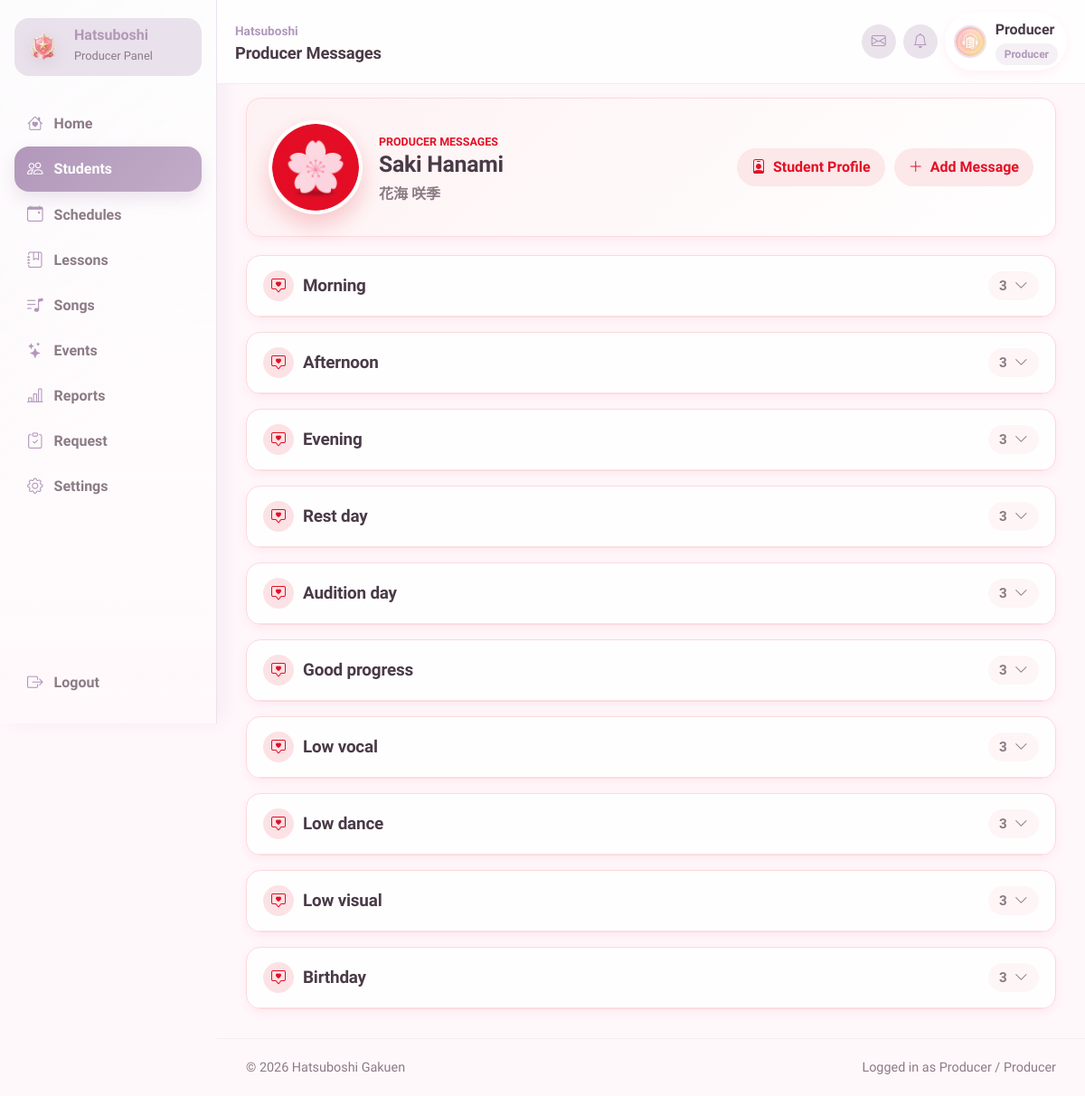
/producer/student_messages.php?student_id=1 (signed in), run on the app's committed database.
### tables this page shows
CREATE TABLE `students` (
  `id` int(11) NOT NULL,
  `user_id` int(11) NOT NULL,
  `name` varchar(100) NOT NULL,
  `name_jp` varchar(100) DEFAULT NULL,
  `birthday` date DEFAULT NULL,
  `zodiac` varchar(30) DEFAULT NULL,
  `blood_type` char(2) DEFAULT NULL,
  `height` int(11) DEFAULT NULL,
  `weight` int(11) DEFAULT NULL,
  `three_size` varchar(20) DEFAULT NULL,
  `hometown` varchar(50) DEFAULT NULL,
  `hobbies` text DEFAULT NULL,
  `special_skill` text DEFAULT NULL,
  `school_year` varchar(20) DEFAULT NULL,
  `rank` varchar(10) GENERATED ALWAYS AS (case when (`vocal` + `dance` + `visual`) * 2.3 >= 35000 then 'S5' when (`vocal` + `dance` + `visual`) * 2.3 >= 26000 then 'S4' when (`vocal` + `dance` + `visual`) * 2.3 >= 23000 then 'SSS+' when (`vocal` + `dance` + `visual`) * 2.3 >= 20000 then 'SSS' when (`vocal` + `dance` + `visual`) * 2.3 >= 16000 then 'SS' when (`vocal` + `dance` + `visual`) * 2.3 >= 14500 then 'S+' when (`vocal` + `dance` + `visual`) * 2.3 >= 13000 then 'S' when (`vocal` + `dance` + `visual`) * 2.3 >= 12000 then 'A+' when (`vocal` + `dance` + `visual`) * 2.3 >= 11000 then 'A' when (`vocal` + `dance` + `visual`) * 2.3 >= 10000 then 'B+' when (`vocal` + `dance` + `visual`) * 2.3 >= 9000 then 'B' when (`vocal` + `dance` + `visual`) * 2.3 >= 7500 then 'C+' when (`vocal` + `dance` + `visual`) * 2.3 >= 6500 then 'C' when (`vocal` + `dance` + `visual`) * 2.3 >= 5000 then 'D' when (`vocal` + `dance` + `visual`) * 2.3 >= 3000 then 'E' else 'Debut' end) STORED,
  `vocal` int(11) NOT NULL DEFAULT 0,
  `dance` int(11) NOT NULL DEFAULT 0,
  `visual` int(11) NOT NULL DEFAULT 0,
  `bio` text DEFAULT NULL,
  `producer_id` int(11) DEFAULT NULL,
  `producer_status` enum('active','removal_pending','released','unassigned') DEFAULT 'unassigned',
  `created_at` datetime NOT NULL DEFAULT current_timestamp(),
  `updated_at` datetime NOT NULL DEFAULT current_timestamp() ON UPDATE current_timestamp()
);

CREATE TABLE `users` (
  `id` int(11) NOT NULL,
  `username` varchar(50) NOT NULL,
  `password` varchar(255) NOT NULL,
  `role` enum('admin','producer','teacher','student') NOT NULL,
  `avatar` varchar(255) DEFAULT NULL,
  `is_active` tinyint(1) NOT NULL DEFAULT 1,
  `created_at` datetime NOT NULL DEFAULT current_timestamp(),
  `updated_at` datetime NOT NULL DEFAULT current_timestamp() ON UPDATE current_timestamp(),
  `last_login` datetime DEFAULT NULL,
  `theme_primary_color` varchar(20) DEFAULT '#FF6B9D',
  `theme_secondary_color` varchar(20) DEFAULT '#FFB3D1'
);

### includes/producer_message_helpers.php (called while the page is built, shortened)
<?php
function producer_message_type_options(): array
{
    return [
        'morning' => 'Morning',
        'afternoon' => 'Afternoon',
        'evening' => 'Evening',
        'rest_day' => 'Rest day',
        'audition_day' => 'Audition day',
        'good_progress' => 'Good progress',
        'low_vocal' => 'Low vocal',
        'low_dance' => 'Low dance',
        'low_visual' => 'Low visual',
        'birthday' => 'Birthday',
    ];
}
function get_producer_messages(PDO $pdo, int $producer_id, ?int $student_id = null): array
{
    $student_sql = $student_id ? 'AND pm.student_id = ?' : '';
    $params = [$producer_id, $producer_id];
    if ($student_id) {
        $params[] = $student_id;
    }
    $stmt = $pdo->prepare(
        'SELECT
            pm.id,
            pm.student_id,
            pm.message_type,
            pm.tone,
            pm.message_text,
            s.name AS student_name,
            s.school_year
         FROM producer_messages pm
         INNER JOIN students s
            ON s.id = pm.student_id
           AND s.producer_id = ?
         WHERE pm.producer_id = ?
           ' . $student_sql . '
         ORDER BY s.school_year, s.name, pm.message_type, pm.id DESC'
    );
    $stmt->execute($params);
    return $stmt->fetchAll();
}

### producer/student_messages.php (the view, shortened to what this page needs)
<?php
require_once '../config/database.php';
require_once '../includes/producer_message_helpers.php';
function e(?string $value): string
{
    return htmlspecialchars($value ?? '', ENT_QUOTES, 'UTF-8');
}
$producer_id = (int) $_SESSION['id'];
$student_id = filter_input(INPUT_GET, 'student_id', FILTER_VALIDATE_INT) ?: 0;
$student_stmt = $pdo->prepare(
    'SELECT
        s.id,
        s.name,
        s.name_jp,
        s.school_year,
        u.avatar,
        u.theme_primary_color,
        u.theme_secondary_color
     FROM students s
     INNER JOIN users u ON u.id = s.user_id
     WHERE s.id = ?
       AND s.producer_id = ?
       AND u.is_active = 1
     LIMIT 1'
);
$student_stmt->execute([$student_id, $producer_id]);
$student = $student_stmt->fetch();
$producer_messages = get_producer_messages($pdo, $producer_id, $student_id);
$message_type_options = producer_message_type_options();
$messages_by_type = [];
foreach ($message_type_options as $type => $label) {
    $messages_by_type[$type] = [];
}
foreach ($producer_messages as $message) {
    $messages_by_type[$message['message_type']][] = $message;
}
$student_theme_primary = $student['theme_primary_color'] ?: DEFAULT_THEME_PRIMARY;
$student_theme_secondary = $student['theme_secondary_color'] ?: DEFAULT_THEME_SECONDARY;
$profile_avatar = trim((string) ($student['avatar'] ?? ''));
if ($profile_avatar !== '') {
    $profile_avatar_path = str_replace('\\', '/', $profile_avatar);
    if (!str_starts_with($profile_avatar_path, '/') && !preg_match('/^https?:\/\//i', $profile_avatar_path)) {
        $profile_avatar_path = '/gakumas-sms/assets/images/avatars/idols/' . rawurlencode($profile_avatar_path);
    }
} else {
    $profile_avatar_path = '/gakumas-sms/assets/images/avatars/default.webp';
}
require_once '../includes/header.php';
require_once '../includes/sidebar.php';
?>
<main
    class="dashboard-main producer-messages-main"
    style="--primary: <?= e($student_theme_primary) ?>; --secondary: <?= e($student_theme_secondary) ?>;"
>
    <section class="producer-messages-heading">
        <div class="producer-message-avatar-wrap">
            <img src="<?= e($profile_avatar_path) ?>" alt="<?= e($student['name']) ?>" class="producer-message-avatar">
        </div>
        <div class="producer-message-hero-copy">
            <p class="dashboard-eyebrow">Producer Messages</p>
            <h2><?= e($student['name']) ?></h2>
            <?php if (!empty($student['name_jp'])): ?>
                <p lang="ja"><?= e($student['name_jp']) ?></p>
            <?php else: ?>
                <p><?= e($student['school_year'] ?: 'Unassigned Class') ?></p>
            <?php endif; ?>
        </div>
        <div class="producer-message-header-actions">
            <a href="/gakumas-sms/producer/student_edit.php?id=<?= $student_id ?>" class="producer-message-header-button">
                <i class="bi bi-person-badge" aria-hidden="true"></i>
                Student Profile
            </a>
            <button type="button" class="producer-message-header-button producer-message-add-toggle" data-add-message-toggle aria-expanded="false">
                <i class="bi bi-plus-lg" aria-hidden="true"></i>
                Add Message
            </button>
        </div>
    </section>
    <section class="producer-message-type-grid">
        <?php foreach ($message_type_options as $type => $label): ?>
            <?php $type_messages = $messages_by_type[$type] ?? []; ?>
            <details class="producer-message-type-section">
                <summary class="producer-message-type-heading">
                    <div>
                        <i class="bi bi-chat-square-heart" aria-hidden="true"></i>
                        <h3><?= e($label) ?></h3>
                    </div>
                    <span>
                        <?= count($type_messages) ?>
                        <i class="bi bi-chevron-down" aria-hidden="true"></i>
                    </span>
                </summary>
            </details>
        <?php endforeach; ?>
    </section>
</main>
<?php require_once '../includes/footer.php'; ?>

### assets/css/theme.css (style rules this page uses)
:root { --primary-pink: #FF6B9D; --primary-pink-light: #FFB3D1; --primary-pink-pale: #FFF0F5; --accent-gold: #FFD700; --vocal-color: #FF6B9D; --dance-color: #6BB6FF; --visual-color: #FFD454; --text-primary: #4A3B47; --text-secondary: #8B7B85; --text-muted: #B5A8B0; --bg-page: #FFF8FB; --bg-card: #FFFFFF; --bg-soft: #FFF0F5; --bg-overlay: rgba(255, 240, 245, 0.85); --success: #7DD87D; --warning: #FFAB54; --error: #FF6B6B; --info: #6BB6FF; --primary: var(--primary-pink); --secondary: var(--primary-pink-light); --shadow-soft: 0 4px 12px rgba(255, 107, 157, 0.10); --shadow-medium: 0 6px 20px rgba(255, 107, 157, 0.15); --shadow-strong: 0 10px 30px rgba(255, 107, 157, 0.20); --radius-sm: 8px; --radius-md: 16px; --radius-lg: 24px; --radius-pill: 9999px; --space-1: 4px; --space-2: 8px; --space-3: 12px; --space-4: 16px; --space-5: 24px; --space-6: 32px; --space-7: 48px; --transition: 0.2s ease; }
body { font-family: 'M PLUS Rounded 1c', 'Quicksand', sans-serif; background: var(--bg-page); color: var(--text-primary); line-height: 1.6; -webkit-font-smoothing: antialiased; -moz-osx-font-smoothing: grayscale; }
h1, h2, h3, h4, h5, h6 { font-family: 'M PLUS Rounded 1c', sans-serif; font-weight: 700; color: var(--text-primary); letter-spacing: -0.01em; }
h2 { font-size: 1.625rem; margin-bottom: var(--space-4); }
h3 { font-size: 1.25rem; margin-bottom: var(--space-3); }
a { color: var(--primary); text-decoration: none; transition: color var(--transition); }

### assets/css/pages/dashboard.css (style rules this page uses)
.dashboard-main { margin-left: 240px; padding: 108px 32px 32px; }
.dashboard-eyebrow { margin: 0 0 6px; color: var(--primary); font-size: 0.78rem; font-weight: 800; letter-spacing: 0; text-transform: uppercase; }

### data on the page
students: user+name (picture), name "Saki Hanami", name_jp "花海 咲季"

### other printed values
$page_title "Producer Messages"
$username "Producer"
$role_label "Producer"
$panel_label "Producer Panel"
$item['label'] "Home"
$item['label'] "Students"
$item['label'] "Schedules"
$item['label'] "Lessons"
$item['label'] "Songs"
$item['label'] "Events"
$item['label'] "Reports"
$item['label'] "Request"
$item['label'] "Settings"
$label "Morning"
count($type_messages) "3"
